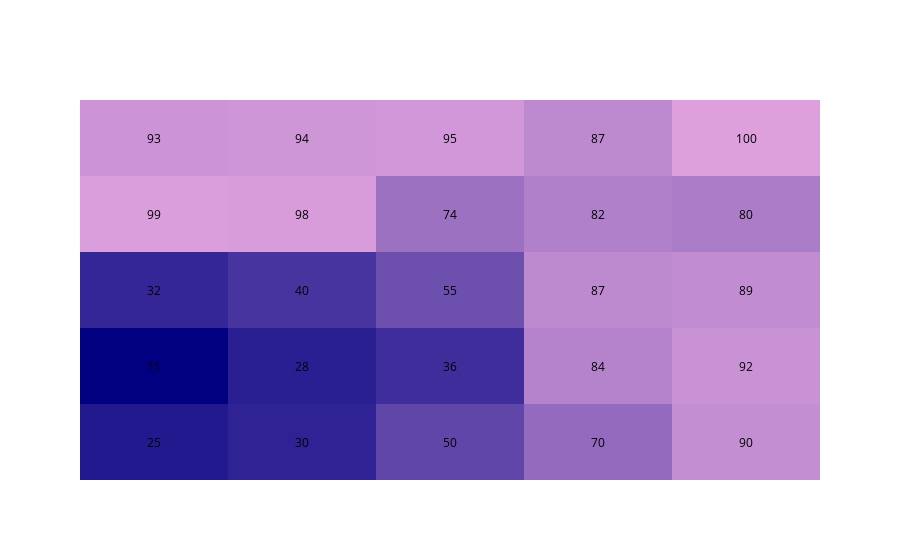

Notebook source saved alongside this figure:
### Code cell
z = [[25, 30, 50, 70, 90],
     [11, 28, 36, 84, 92],
     [32, 40, 55, 87, 89],
     [99, 98, 74, 82, 80],
     [93, 94, 95, 87, 100]]

colorscale = [[0, 'navy'],[1, 'plum']]
fig_3 = ff.create_annotated_heatmap(z, colorscale=colorscale)
fig_3.show()

### Figure 1 — Plotly figure (JSON) as saved in the notebook; plotly's stock layout.template omitted (floating-point values rounded to 4 significant figures)
{"data": [{"colorscale": [[0, "navy"], [1, "plum"]], "reversescale": false, "showscale": false, "type": "heatmap", "z": [[25, 30, 50, 70, 90], [11, 28, 36, 84, 92], [32, 40, 55, 87, 89], [99, 98, 74, 82, 80], [93, 94, 95, 87, 100]]}], "layout": {"annotations": [{"font": {"color": "#000000"}, "showarrow": false, "text": "25", "x": 0, "xref": "x", "y": 0, "yref": "y"}, {"font": {"color": "#000000"}, "showarrow": false, "text": "30", "x": 1, "xref": "x", "y": 0, "yref": "y"}, {"font": {"color": "#000000"}, "showarrow": false, "text": "50", "x": 2, "xref": "x", "y": 0, "yref": "y"}, {"font": {"color": "#000000"}, "showarrow": false, "text": "70", "x": 3, "xref": "x", "y": 0, "yref": "y"}, {"font": {"color": "#000000"}, "showarrow": false, "text": "90", "x": 4, "xref": "x", "y": 0, "yref": "y"}, {"font": {"color": "#000000"}, "showarrow": false, "text": "11", "x": 0, "xref": "x", "y": 1, "yref": "y"}, {"font": {"color": "#000000"}, "showarrow": false, "text": "28", "x": 1, "xref": "x", "y": 1, "yref": "y"}, {"font": {"color": "#000000"}, "showarrow": false, "text": "36", "x": 2, "xref": "x", "y": 1, "yref": "y"}, {"font": {"color": "#000000"}, "showarrow": false, "text": "84", "x": 3, "xref": "x", "y": 1, "yref": "y"}, {"font": {"color": "#000000"}, "showarrow": false, "text": "92", "x": 4, "xref": "x", "y": 1, "yref": "y"}, {"font": {"color": "#000000"}, "showarrow": false, "text": "32", "x": 0, "xref": "x", "y": 2, "yref": "y"}, {"font": {"color": "#000000"}, "showarrow": false, "text": "40", "x": 1, "xref": "x", "y": 2, "yref": "y"}, {"font": {"color": "#000000"}, "showarrow": false, "text": "55", "x": 2, "xref": "x", "y": 2, "yref": "y"}, {"font": {"color": "#000000"}, "showarrow": false, "text": "87", "x": 3, "xref": "x", "y": 2, "yref": "y"}, {"font": {"color": "#000000"}, "showarrow": false, "text": "89", "x": 4, "xref": "x", "y": 2, "yref": "y"}, {"font": {"color": "#000000"}, "showarrow": false, "text": "99", "x": 0, "xref": "x", "y": 3, "yref": "y"}, {"font": {"color": "#000000"}, "showarrow": false, "text": "98", "x": 1, "xref": "x", "y": 3, "yref": "y"}, {"font": {"color": "#000000"}, "showarrow": false, "text": "74", "x": 2, "xref": "x", "y": 3, "yref": "y"}, {"font": {"color": "#000000"}, "showarrow": false, "text": "82", "x": 3, "xref": "x", "y": 3, "yref": "y"}, {"font": {"color": "#000000"}, "showarrow": false, "text": "80", "x": 4, "xref": "x", "y": 3, "yref": "y"}, {"font": {"color": "#000000"}, "showarrow": false, "text": "93", "x": 0, "xref": "x", "y": 4, "yref": "y"}, {"font": {"color": "#000000"}, "showarrow": false, "text": "94", "x": 1, "xref": "x", "y": 4, "yref": "y"}, {"font": {"color": "#000000"}, "showarrow": false, "text": "95", "x": 2, "xref": "x", "y": 4, "yref": "y"}, {"font": {"color": "#000000"}, "showarrow": false, "text": "87", "x": 3, "xref": "x", "y": 4, "yref": "y"}, {"font": {"color": "#000000"}, "showarrow": false, "text": "100", "x": 4, "xref": "x", "y": 4, "yref": "y"}], "xaxis": {"gridcolor": "rgb(0, 0, 0)", "showticklabels": false, "side": "top", "ticks": ""}, "yaxis": {"showticklabels": false, "ticks": "", "ticksuffix": "  "}}}
